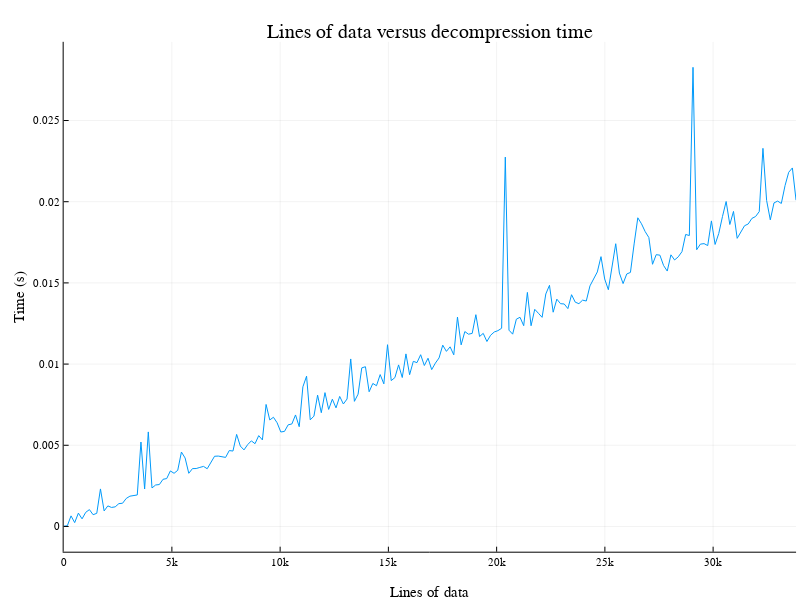

The cell this chart's notebook holds for it:
### Code cell
fig2 = plot(df."Lines of Data", df."Decompress Time (s)");
xlabel!("Lines of data");
ylabel!("Time (s)")
title!("Lines of data versus decompression time")
display(fig2);

### Figure 1 — Plotly figure (JSON) as saved in the notebook; plotly's stock layout.template omitted (floating-point values rounded to 4 significant figures; data arrays with more than 128 entries replaced by an {"elided": "..."} marker saying what was removed)
{"data": [{"colorbar": {"title": ""}, "legendgroup": "", "line": {"color": "rgba(0, 154, 250, 1.000)", "dash": "solid", "shape": "linear", "width": 1}, "mode": "lines", "name": "", "showlegend": false, "type": "scatter", "x": {"elided": "200 int values"}, "xaxis": "x", "y": {"elided": "200 float values"}, "yaxis": "y", "zmax": null, "zmin": null}], "layout": {"annotations": [{"font": {"color": "rgba(0, 0, 0, 1.000)", "family": "sans-serif", "size": 20}, "rotation": 0, "showarrow": false, "text": "Lines of data versus decompression time", "x": 0.5373, "xanchor": "center", "xref": "paper", "y": 1, "yanchor": "top", "yref": "paper"}], "height": 600, "legend_position": {"bgcolor": "rgba(255, 255, 255, 1.000)", "bordercolor": "rgba(0, 0, 0, 1.000)", "borderwidth": 1, "font": {"color": "rgba(0, 0, 0, 1.000)", "family": "sans-serif", "size": 11}, "title": {"font": {"color": "rgba(0, 0, 0, 1.000)", "family": "sans-serif", "size": 15}, "text": ""}, "tracegroupgap": 0, "traceorder": "normal", "x": 1, "xanchor": "auto", "y": 1, "yanchor": "auto"}, "margin": {"b": 20, "l": 0, "r": 0, "t": 20}, "paper_bgcolor": "rgba(255, 255, 255, 1.000)", "plot_bgcolor": "rgba(255, 255, 255, 1.000)", "showlegend": true, "width": 800, "xaxis": {"anchor": "y", "domain": [0.07957, 0.9951], "gridcolor": "rgba(0, 0, 0, 0.100)", "gridwidth": 0.5, "linecolor": "rgba(0, 0, 0, 1.000)", "mirror": false, "showgrid": true, "showline": true, "showticklabels": true, "tickangle": 0, "tickcolor": "rgb(0, 0, 0)", "tickfont": {"color": "rgba(0, 0, 0, 1.000)", "family": "sans-serif", "size": 11}, "ticks": "inside", "title": "Lines of data", "titlefont": {"color": "rgba(0, 0, 0, 1.000)", "family": "sans-serif", "size": 15}, "type": "-", "visible": true, "zeroline": false, "zerolinecolor": "rgba(0, 0, 0, 1.000)"}, "yaxis": {"anchor": "x", "domain": [0.05054, 0.961], "gridcolor": "rgba(0, 0, 0, 0.100)", "gridwidth": 0.5, "linecolor": "rgba(0, 0, 0, 1.000)", "mirror": false, "showgrid": true, "showline": true, "showticklabels": true, "tickangle": 0, "tickcolor": "rgb(0, 0, 0)", "tickfont": {"color": "rgba(0, 0, 0, 1.000)", "family": "sans-serif", "size": 11}, "ticks": "inside", "title": "Time (s)", "titlefont": {"color": "rgba(0, 0, 0, 1.000)", "family": "sans-serif", "size": 15}, "type": "-", "visible": true, "zeroline": false, "zerolinecolor": "rgba(0, 0, 0, 1.000)"}}}
